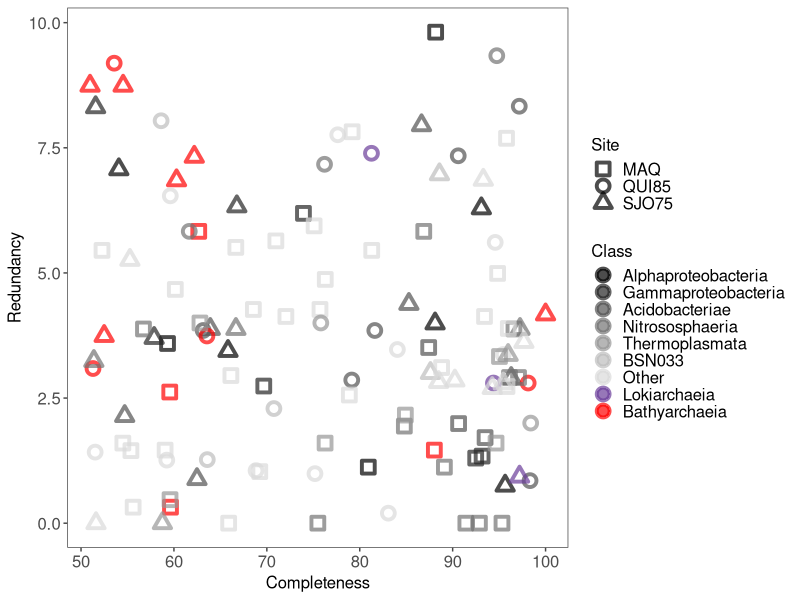

Source code (R):
  rm(list = ls(all.names = TRUE))
  library(ggplot2)
  library(egg)
  a<-read.csv("bin_stats.csv")
  #str(a)
  a$Class<-factor(a$Class,levels=c("Alphaproteobacteria","Gammaproteobacteria","Acidobacteriae","Nitrososphaeria","Thermoplasmata","BSN033","Other","Lokiarchaeia","Bathyarchaeia"))
  ggplot(a, aes(x=Completeness, y=Redundancy, shape = Site,color=Class)) +geom_point(alpha=0.7,size=3, stroke = 2)+theme_article()+scale_size(range = c(2, 12), name="Relative Abundnace")+scale_color_manual(values=c("#000000","#252525","#525252","#737373","#969696","#bdbdbd","#d9d9d9","#6a3d9a","red"))+theme(axis.text.y=element_text(size=12),axis.text.x=element_text(size=12,),strip.text = element_text(size=12),legend.text=element_text(size=12),legend.title=element_text(size=12),axis.title.x=element_text(size=12),axis.title.y=element_text(size=12))+scale_shape_manual(values = c(0,1,2))
